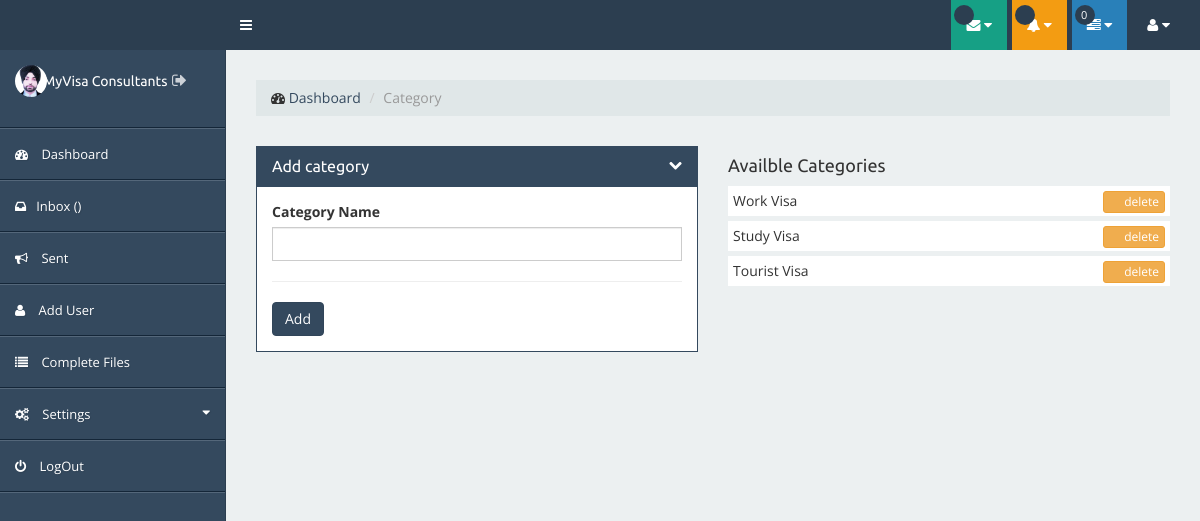
Screenshot of /a/category.php (signed in) with the database file from the repository.
### tables this page shows
CREATE TABLE `category` (
  `catID` int(11) NOT NULL,
  `catName` text NOT NULL,
  `catValue` text NOT NULL
);

### a/class.admin.php (called while the page is built, shortened)
<?php
class ADMIN
{
private $conn;
public function __construct()
{
$database = new Database();
$db = $database->dbConnection();
$this->conn = $db;
}
public function runQuery($sql)
{
$stmt = $this->conn->prepare($sql);
return $stmt;
}
}

### a/category.php (the view, shortened to what this page needs)
<?php
require_once 'class.admin.php';
$user_cat = new admin();
$stmt = $user_cat->runQuery("SELECT * FROM  tbl_admin WHERE adminID=:uid");
$stmt->execute(array(":uid"=>$_SESSION['adminSession']));
$row = $stmt->fetch(PDO::FETCH_ASSOC);
?>
<?php include_once'include/header.php'; ?>
<div class="page-content">
<div class="row">
<div class="col-xs-12">
<div class="page-title">
<ol class="breadcrumb">
<li><i class="fa fa-dashboard"></i>  <a href="dashboard">Dashboard</a>
</li>
<li class="active">Category</li>
</ol>
</div>
</div>
</div>
<div class="row">
<div class="col-sm-6">
<div class="portlet portlet-default">
<div class="portlet-heading">
<div class="portlet-title">
<h4>Add category </h4>
</div>
<div class="portlet-widgets">
<a data-toggle="collapse" data-parent="#accordion" href="#basicFormExample"><i class="fa fa-chevron-down"></i></a>
</div>
<div class="clearfix"></div>
</div>
<div id="basicFormExample" class="panel-collapse collapse in">
<div class="portlet-body">
<form method="post" enctype="multipart/form-data">
<div class="form-group">
<label >Category Name </label>
<input type="text" class="form-control" value="" name="catname" required="required" maxlength="45">
</div>
<hr>
<input  type="submit" class="btn btn-default " name="save" value="Add">
</form>
</div>
</div></div></div>
<div class="col-sm-6">
<h4> Availble  Categories</h3>
<?php
$stmt = $user_cat->runQuery("SELECT * FROM category ORDER BY catID DESC");
$stmt->execute();
if($stmt->rowCount() > 0)
{
while($result=$stmt->fetch(PDO::FETCH_ASSOC))
{
extract($result);
$key = urlencode(base64_encode($result['catID']));
?>
<div style="background-color: #fff; height: 30px; width: 100%; margin-top: 5px;margin-bottom: 5px; padding: 5px 5px 5px 5px;">
<?php echo $result['catName']; ?> &nbsp;&nbsp;&nbsp;<a style="float: right;" class="btn btn-xs btn-warning" href="category?delkey=<?php echo $key; ?>" title="click for delete" onclick="return confirm('sure to delete ?')"><span class="glyphicon glyphicon-trash"></span> delete</a>
</div>
<?php
}
}
else
{
?>
<div class="col-sm-12">
<span class="glyphicon glyphicon-info-sign"></span> &nbsp; 0
</div>
<?php
}
?>
</div>
</div>
</div>
</div>
</div>
<?php include('include/footer.php'); ?>

### a/include/side-navbar.php (shortened to what this page needs)
<nav class="navbar-side" role="navigation">
<div class="navbar-collapse sidebar-collapse collapse">
<ul id="side" class="nav navbar-nav side-nav">
<li class="side-user hidden-xs">
	<div style="float: left;margin-left: -20px !important;  width: 35px;">
<img class="img-circle" height="32" width="32" src="images/<?php echo $row['adminPhoto'];?>" alt="<?= $row['adminName']; ?>">
</div>
<div class="">
<p class="name tooltip-sidebar-logout">
<span style="color: #fff; font-size: 14px; margin-left: 0px;" class="last-name" ><?php echo $row['adminName']; ?></span> <a style="color: inherit; font-size: 16px;" class="logout_open" href="logout" data-toggle="tooltip" data-placement="top" title="Logout"><i class="fa fa-sign-out"></i></a>
</p>
</div>
<div class="clearfix"></div>
</li>
<li>
<a href="dashboard">
<i class="fa fa-dashboard"></i>  Dashboard
</a>
</li>
<li>
<a href="inbox">
<i class="fa fa-inbox"></i>Inbox (<?php echo $countnotify; ?>)
</a>
</li>
<li>
<a href="sent">
<i class="fa fa-bullhorn"></i>  Sent
</a>
</li>
<li>
<a href="adduser">
<i class="fa fa-user"></i>  Add User
</a>
</li>
<li>
<a href="complete">
<i class="fa fa-list"></i> Complete Files
</a>
</li>
<li class="panel">
<a href="javascript:;" data-parent="#side" data-toggle="collapse" class="accordion-toggle" data-target="#usersettings">
<i class="fa fa-cogs"></i> Settings <i class="fa fa-caret-down"></i>
</a>
</li>
<li>
<a href="logout">
<i class="fa fa-power-off"></i> LogOut
</a>
</li>
</ul>
</div>
</nav>

### a/assset/css/style.css (style rules this page uses)
body { font-family: "Open Sans","Helvetica Neue",Helvetica,Arial,sans-serif; }
h1, h2, h3, h4, h5, h6 { font-family: "Ubuntu","Helvetica Neue",Helvetica,Arial,sans-serif; font-weight: 400; }
a, a:hover, a:active, a:focus { color: #34495e; }
@media (min-width:768px) { body { background: #34495e; } }
@media (min-width:768px) { .page-content { opacity: 0.3; -webkit-transition: opacity .4s linear; -moz-transition: opacity .4s linear; -o-transition: opacity .4s linear; transition: opacity .4s linear; } }
@media (min-width:768px) { .page-content-ease-in { opacity: 1; } }
.navbar-side .navbar-collapse { max-height: none; border: none; }
.navbar-side li.side-user { display: block; width: 100%; padding: 15px; border-top: none !important; border-bottom: 1px solid #142638; text-align: center; }
.navbar-side .side-user img { display: block; margin-bottom: 15px; margin-left: 20px; }
.navbar-side .side-user .name { margin: 0; font-family: "Ubuntu","Helvetica Neue",Helvetica,Arial,sans-serif; font-size: 20px; font-weight: 300; color: #ccd1d7; }
.navbar-side .side-user .name .last-name { font-weight: 400; color: #fff; }
.navbar-side ul.side-nav { margin-top: 0; margin-bottom: 0; border-bottom: 1px solid #54677a; font-size: 13px; background-color: #34495e; }
.navbar-side .navbar-nav>li>a, .navbar-side .navbar-nav>li>a:focus, .navbar-side .navbar-nav>li>a:hover, .navbar-side .navbar-nav>li>a:active { text-shadow: 1px 1px 1px rgba(0,0,0,0.1); outline: none; color: #fff; background-color: #34495e; }
.navbar-side .side-nav li, .navbar-side .side-nav li.panel { border-top: 1px solid #54677a; border-bottom: 1px solid #142638; }
.navbar-side .side-nav li.panel i.fa, .navbar-side .side-nav li i.fa { padding-right: 10px; }
.navbar-side .side-nav .fa-caret-down { float: right; margin-top: 2px; margin-right: -10px; }
@media (min-width:768px) { .navbar-side { z-index: 1020; position: absolute; top: 50px; width: 100%; border-radius: 0; } }
@media (min-width:768px) { .navbar-side .side-nav { position: absolute; left: 0; width: 225px; border: none; border-radius: 0; overflow-y: auto; } }
@media (min-width:768px) { .navbar-side ul.side-nav { background-color: transparent; } }
@media (min-width:768px) { .navbar-side .side-nav > li > a { width: 225px; } }
.page-title { margin: 30px 0; }
.page-title .breadcrumb { margin-bottom: 0; background-color: #e0e7e8; }
.portlet { margin-bottom: 15px; }
.portlet { border: 1px solid; }
.portlet .portlet-heading { padding: 0 15px; }
.portlet .portlet-heading h4 { padding: 1px 0; font-size: 16px; }
.portlet .portlet-heading a { color: #fff; }
.portlet .portlet-heading .portlet-title { float: left; }
.portlet .portlet-heading .portlet-title h4 { margin: 10px 0; }
.portlet .portlet-heading .portlet-widgets { float: right; margin: 8px 0; }
.portlet .portlet-body { padding: 15px; background: #fff; }
.portlet-default, .portlet-dark-blue, .portlet-default>.portlet-heading, .portlet-dark-blue>.portlet-heading { border-color: #34495e; }
.portlet-default>.portlet-heading, .portlet-dark-blue>.portlet-heading { color: #fff; background-color: #34495e; }
@media (min-width:768px) { .portlet { margin-bottom: 30px; } }
.btn-default, .btn-dark-blue { border-color: #314559; color: #fff; background-color: #34495e; }
.navbar-side .side-nav > .panel { margin-bottom: 0; border: none; border-radius: 0; background-color: transparent; box-shadow: none; }
.panel { box-shadow: none; }
.input-group-sm>.form-control, .input-group-sm>.input-group-addon, .input-group-sm>.input-group-btn>.btn, .input-group-lg>.form-control, .input-group-lg>.input-group-addon, .input-group-lg>.input-group-btn>.btn, .list-group-item:first-child, .list-group-item:last-child, .modal-flex, .btn-square, .squared, .form-control, .input-group-addon, .input-group-btn .btn, .dropdown-menu, .panel-group .panel, .panel-group .panel-heading, .breadcrumb, .nav-tabs > li > a { border-radius: 0; }

### rows the page displays
category: catName "Work Visa"
category: catName "Study Visa"
category: catName "Tourist Visa"

### other values shown
$row['adminName'] "MyVisa Consultants"
